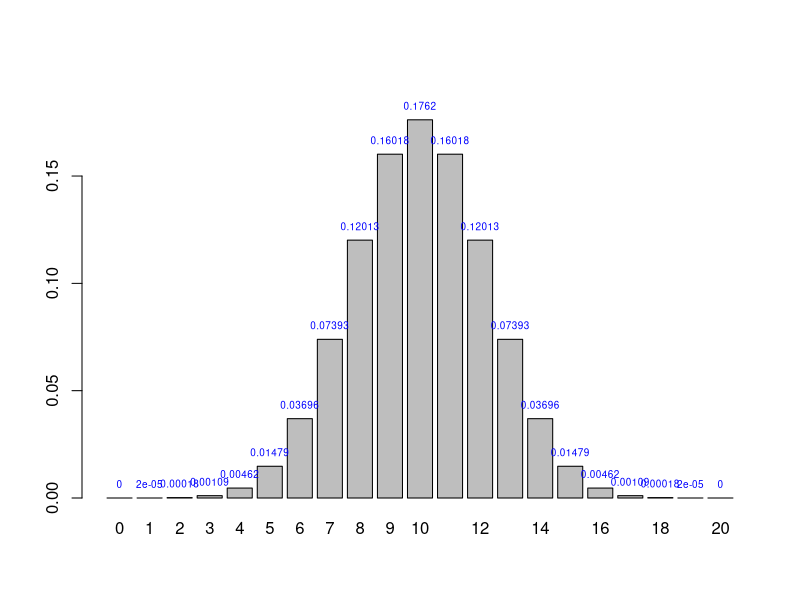
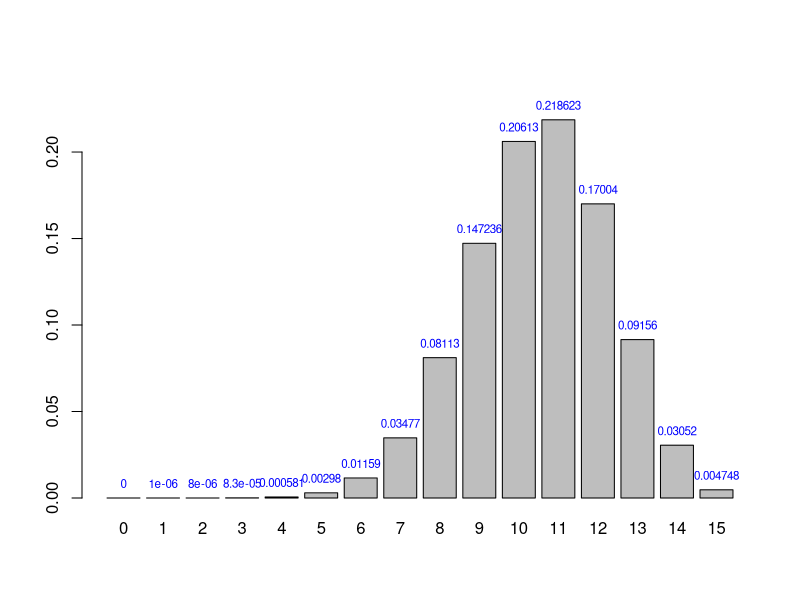
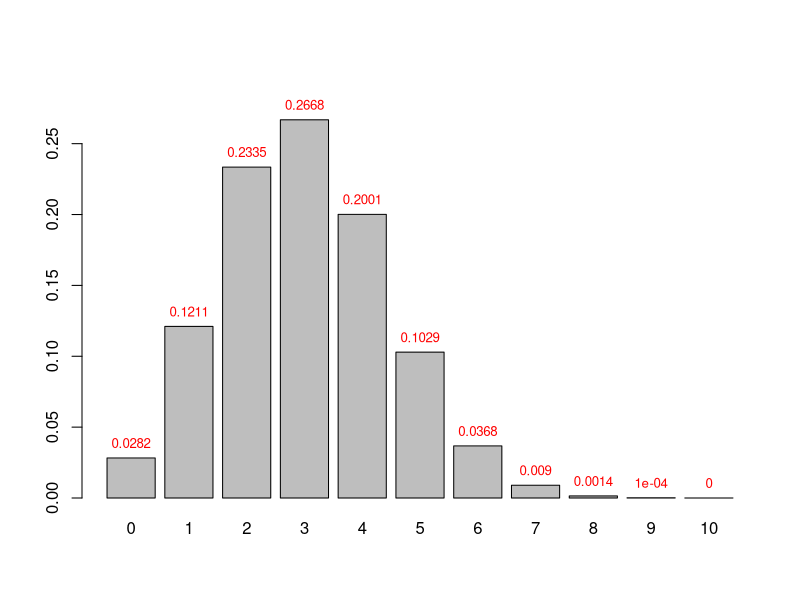
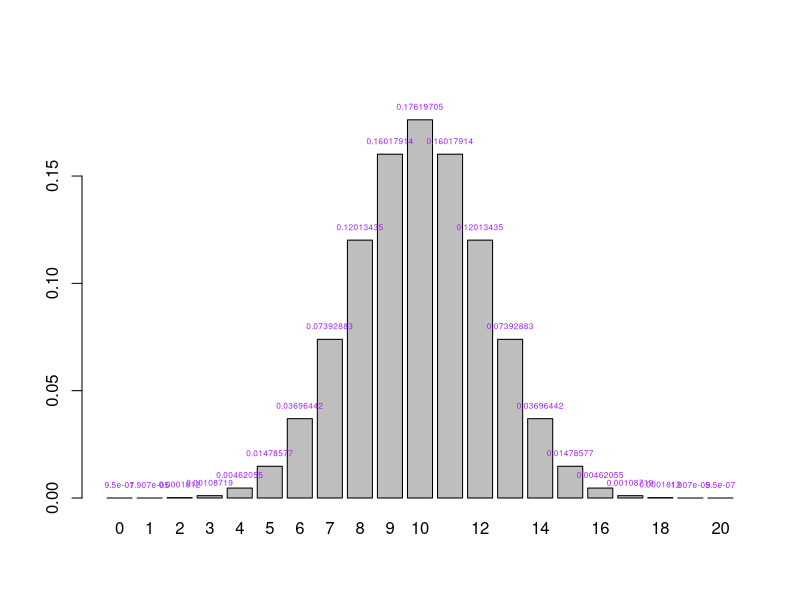

These charts were generated, in order, by the following R code:
# This is how to make a barplot of a binomial random variable
# that shows the probabilities above each bar.
# In this case we are plotting a Bin(20, 0.5):

x <- barplot(dbinom(0:20, 20, 0.5), 
             names.arg = 0:20, ylim = c(0,1.1*max(dbinom(0:20, 20, 0.5))))
text(x, dbinom(0:20, 20, 0.5), 
     labels = round(dbinom(0:20, 20, 0.5), 5), pos = 3, col = "blue", 
     cex = 0.6)

## This is OK, but we can make life easier in the future
## by writing our own function to do this:

binom.barplot <- function(size, p = 0.5, 
                          colour = "blue", 
                          rounding = 5, 
                          cex = 0.6){
  x <- dbinom(0:size, size = size, p = p)
  xx <- barplot(x, names.arg = 0:size, ylim = c(0, 1.1*max(x)))
  text(xx, x, labels = round(x, rounding), pos = 3, col = colour, cex = cex)
}

# Now use the function like you would any other R Function:

binom.barplot(15, 0.7, colour = "blue", rounding = 6, cex = 0.7)
binom.barplot(10, 0.3, colour = "red", rounding = 4, cex = 0.8)
binom.barplot(20, 0.5, colour = "purple", rounding = 8, cex = 0.5)

